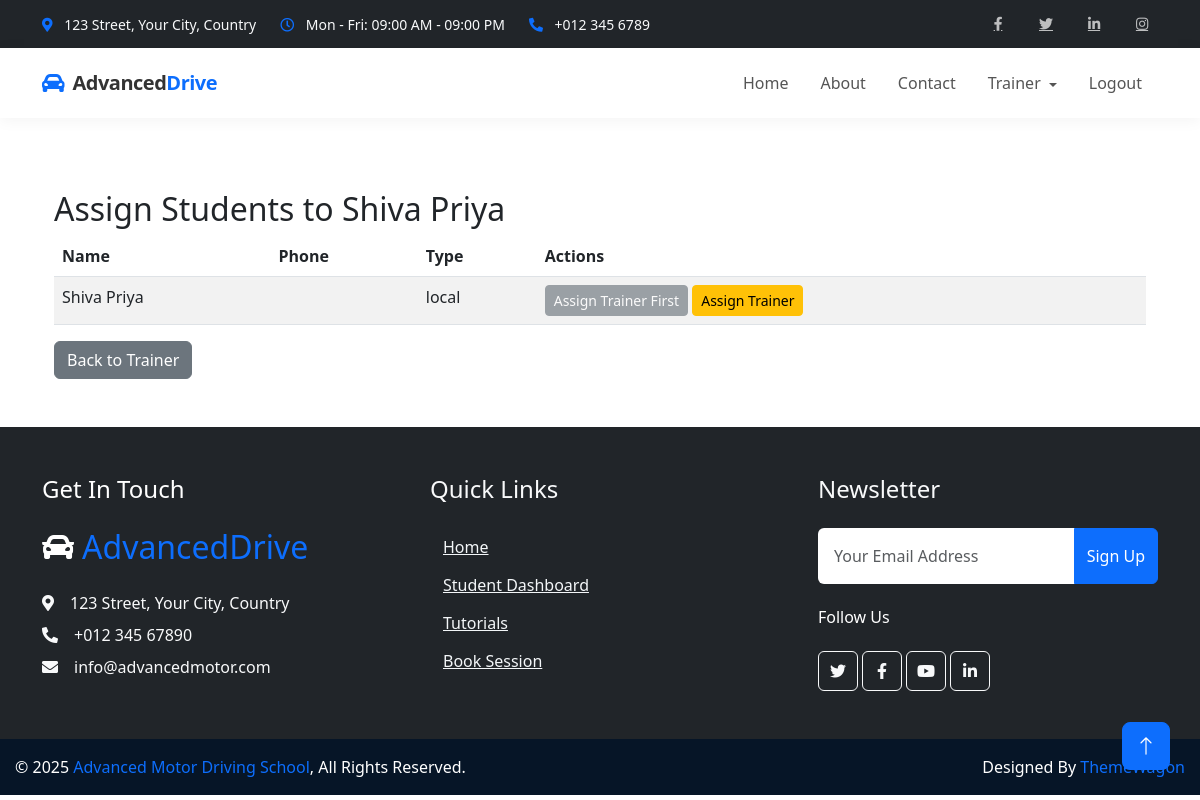
/trainer/assign-students/1/ (signed in), run on the app's committed database.
### trainers/models.py (models this page shows, shortened)
class Trainer(models.Model):
    user = models.OneToOneField(
        settings.AUTH_USER_MODEL,
        on_delete=models.CASCADE,
        related_name='driving_trainer_profile'
    )
    SPECIALIZATION_CHOICES = [
        ('CAR', 'Car'),
        ('SCOOTY', 'Scooty'),
        ('BOTH', 'Both Car and Scooty'),
        ('OTHER', 'Other')
    ]
    specialization = models.CharField(
        max_length=10,
        choices=SPECIALIZATION_CHOICES,
        default='BOTH'
    )
    experience = models.PositiveIntegerField(
        validators=[MinValueValidator(0)],
        default=0,
        help_text="Years of experience as a driving trainer"
    )
    AVAILABILITY_CHOICES = [
        ('WEEKDAY', 'Weekdays Only'),
        ('WEEKEND', 'Weekends Only'),
        ('MORNING', 'Morning Shifts Only'),
        ('EVENING', 'Evening Shifts Only'),
        ('FLEXIBLE', 'Flexible Schedule'),
        ('CUSTOM', 'Custom Schedule')
    ]
    availability = models.CharField(
        max_length=10,
        choices=AVAILABILITY_CHOICES,
        default='FLEXIBLE'
    )
    is_remote = models.BooleanField(
        default=False,
        help_text="Whether this trainer provides remote training services"
    )
    service_area = models.CharField(
        max_length=255,
        blank=True,
        null=True,
        help_text="Geographic areas where remote training is available"
    )
    max_students = models.PositiveIntegerField(
        default=10,
        validators=[MinValueValidator(1)],
        help_text="Maximum number of students this trainer can handle at once"
    )
    date_joined = models.DateField(
        default=timezone.now,
        help_text="Date when the trainer joined the driving school"
    )
    license_number = models.CharField(
        max_length=50,
        blank=True,
        null=True,
        help_text="Trainer's driving license number"
    )
    notes = models.TextField(
        blank=True,
        null=True,
        help_text="Additional notes about the trainer"
    )
    is_active = models.BooleanField(
        default=True,
        help_text="Whether this trainer is currently active"
    )
    class Meta:
        ordering = ['-experience', 'user__last_name']

### students/models.py (models this page shows, shortened)
class StudentPackage(models.Model):
    student = models.ForeignKey(Student, on_delete=models.CASCADE, related_name='packages')
    package = models.ForeignKey(TrainingPackage, on_delete=models.CASCADE)
    purchase_date = models.DateTimeField(auto_now_add=True)
    payment_status = models.BooleanField(default=False)
    remaining_sessions = models.PositiveIntegerField()

class Student(models.Model):
    STUDENT_TYPES = (
        ('local', 'Local Student'),
        ('remote', 'Remote Student'),
    )
    user = models.OneToOneField(
        settings.AUTH_USER_MODEL,
        on_delete=models.CASCADE,
        related_name='student_profile'
    )
    trainer = models.ForeignKey(
        Trainer,
        on_delete=models.SET_NULL,
        null=True,
        blank=True,
        related_name='student_set'
    )
    vehicle = models.ForeignKey(
        Vehicle,
        on_delete=models.SET_NULL,
        null=True,
        blank=True,
        related_name='student_assignments'
    )
    address = models.TextField()
    phone_number = models.CharField(max_length=15)
    emergency_contact = models.CharField(max_length=15, blank=True, null=True)
    student_type = models.CharField(max_length=10, choices=STUDENT_TYPES, default='local')
    registration_date = models.DateTimeField(auto_now_add=True)
    has_purchased_session = models.BooleanField(default=False)

### trainers/views.py (the view)
# urls.py: path('assign-students/<int:trainer_id>/', views.students_to_assign, name='students_to_assign'),
@login_required
def students_to_assign(request, trainer_id):
    trainer = get_object_or_404(Trainer, id=trainer_id)
    paid_student_ids = Payment.objects.values_list(
        'student_package__student_id', flat=True
    ).distinct()
    unassigned_students = Student.objects.filter(
        id__in=paid_student_ids,
        trainer__isnull=True,
        user__is_staff=False,
        user__is_superuser=False
    )
    eligible_packages = StudentPackage.objects.filter(
        student__in=unassigned_students
    ).select_related('student__user', 'package')
    return render(request, 'trainers/assign_students.html', {
        'trainer': trainer,
        'students': eligible_packages
    })

### trainers/templates/trainers/assign_students.html
{% extends 'base.html' %}
{% block content %}
<div class="container mt-4">
    <h2>Assign Students to {{ trainer.user.get_full_name }}</h2>
    <table class="table table-striped">
        <thead>
            <tr>
                <th>Name</th>
                <th>Phone</th>
                <th>Type</th>
                <th>Actions</th>
            </tr>
        </thead>
        <tbody>
            {% for student_package in students %}
            <tr>
                <td>{{ student_package.student.user.get_full_name }}</td>
                <td>{{ student_package.student.phone_number }}</td>
                <td>{{ student_package.student.student_type }}</td>
                <td>
                    {% if student_package.student.trainer %}
                        <a href="{% url 'trainers:assign_training_session' student_package.student.id %}" class="btn btn-sm btn-primary">
                            Assign Training Session
                        </a>
                    {% else %}
                        <button class="btn btn-sm btn-secondary" disabled>
                            Assign Trainer First
                        </button>
                        <a href="{% url 'trainers:assign_trainer_vehicle' student_package.student.id %}" class="btn btn-sm btn-warning">
                            Assign Trainer
                        </a>
                    {% endif %}
                </td>
            </tr>
            {% empty %}
            <tr>
                <td colspan="4">No students available for assignment.</td>
            </tr>
            {% endfor %}
        </tbody>
    </table>
    <a href="{% url 'trainers:trainer_detail' trainer.id %}" class="btn btn-secondary">Back to Trainer</a>
</div>
{% endblock %}

### static/css/style.css (style rules this page uses)
:root { --primary: #F3BD00; --secondary: #757575; --light: #F3F6F8; --dark: #0C2B4B; }
.btn { font-weight: 500; transition: .5s; }

### templates/base.html (style rules this page uses)
html, body { height: 100%; margin: 0; padding: 0; display: flex; flex-direction: column; }

### data on the page
Trainer: user.get_full_name "Shiva Priya"
StudentPackage: student.user.get_full_name "Shiva Priya", student.student_type "local", shows "Assign Trainer First"
